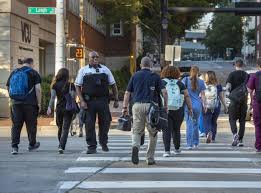
#> input picture pedastrian.jpg, 261 x 193 px, given in place of the camera
$ jupyter execute cv.ipynb
#> lines starting #> are read from the running program, lines starting #| are printed output that depends on the picture; after the words box and inside, x2 and y2 are one past the last pixel; in counts of white or black regions, pixels touching at a corner belong together
[cell 1]
import numpy as np
import cv2

[cell 2]
import numpy as np
import cv2


webcam = cv2.VideoCapture(0)
window_name = "window"
cv2.namedWindow(window_name,cv2.WINDOW_NORMAL)
cv2.resizeWindow(window_name, (800,600))

while True:
    success, imageFrame = webcam.read()
#> imageFrame is the input picture: shape (193, 261, 3); mean B, G, R 103.8, 100.1, 97
    if not success:
        break

    # Convert to HSV color space
    hsvFrame = cv2.cvtColor(imageFrame, cv2.COLOR_BGR2HSV)
#> hsvFrame: shape (193, 261, 3); mean H, S, V 78.9, 59.9, 111.9

    # --- Define Color Ranges ---
    # Red mask
    red_lower = np.array([136, 87, 111], np.uint8)
    red_upper = np.array([180, 255, 255], np.uint8)
    red_mask = cv2.inRange(hsvFrame, red_lower, red_upper)
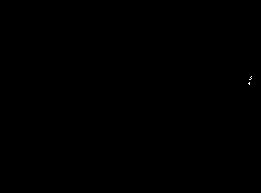
#> red_mask: shape (193, 261); 0.02% white in thin lines or dots, all inside (x1, y1, x2, y2) = (248, 76, 252, 85)

    # Green mask
    green_lower = np.array([25, 52, 72], np.uint8)
    green_upper = np.array([102, 255, 255], np.uint8)
    green_mask = cv2.inRange(hsvFrame, green_lower, green_upper)
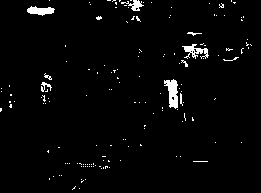
#> green_mask: shape (193, 261); 2.5% white; 154 white regions (144 under 20 px), largest, box (x1, y1, x2, y2) and area: (164, 79, 178, 109) 259, (182, 44, 209, 59) 183, (27, 6, 55, 16) 176

    # Blue mask
    blue_lower = np.array([94, 80, 2], np.uint8)
    blue_upper = np.array([120, 255, 255], np.uint8)
    blue_mask = cv2.inRange(hsvFrame, blue_lower, blue_upper)
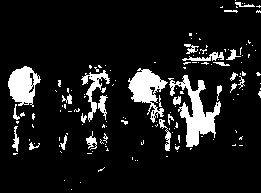
#> blue_mask: shape (193, 261); 10.7% white; 144 white regions (118 under 20 px), largest, box (x1, y1, x2, y2) and area: (168, 75, 221, 147) 1375, (128, 68, 168, 123) 968, (8, 66, 41, 107) 842

    # Cleaning masks using Dilation
    kernel = np.ones((5, 5), "uint8")
    red_mask = cv2.dilate(red_mask, kernel)
#> red_mask: shape (193, 261); 0.16% white; 1 white region, box (x1, y1, x2, y2) and area: (246, 74, 254, 87) 81
    green_mask = cv2.dilate(green_mask, kernel)
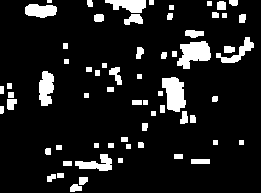
#> green_mask: shape (193, 261); 11.1% white; 65 white regions (1 under 20 px), largest, box (x1, y1, x2, y2) and area: (177, 41, 211, 69) 607, (162, 77, 186, 112) 595, (39, 71, 54, 106) 407
    blue_mask = cv2.dilate(blue_mask, kernel)
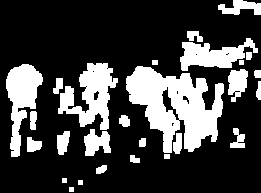
#> blue_mask: shape (193, 261); 25.6% white; 27 white regions

    def track_color(mask, label, color_bgr):
#> called with label = 'Red', color_bgr = (0, 0, 255)
        contours, _ = cv2.findContours(mask, cv2.RETR_TREE, cv2.CHAIN_APPROX_SIMPLE)
#> contours = 1 contour; box (x1, y1, x2, y2) and area: (246, 74, 254, 87) 64
        for contour in contours:
            if cv2.contourArea(contour) > 500:
                x, y, w, h = cv2.boundingRect(contour)
                # Draw the rectangle
                cv2.rectangle(imageFrame, (x, y), (x + w, y + h), color_bgr, 2)
                # Draw the label above the rectangle
                cv2.putText(imageFrame, label, (x, y - 10),
                            cv2.FONT_HERSHEY_SIMPLEX, 0.8, color_bgr, 2)
#> this loop made 1 pass

    # Execute tracking
    track_color(red_mask, "Red", (0, 0, 255))
    track_color(green_mask, "Green", (0, 255, 0))
#> call 2 of track_color, with label = 'Green', color_bgr = (0, 255, 0)
#> in track_color (call 2), `contours, _ = cv2.findContours(mask, cv2.RETR_TREE, cv2.CHAIN_APPROX_S..`: contours = 65 contours, 17 with area under 20; largest, box (x1, y1, x2, y2) and area: (177, 41, 211, 69) 548, (162, 77, 186, 112) 542, (39, 71, 54, 106) 358, (105, 0, 146, 13) 315, (25, 4, 57, 18) 313
#> the loop in track_color (call 2), `for contour in contours:` made 65 passes
#> (x, y, w, h) on passes 35, 48: (162, 77, 24, 35), (177, 41, 34, 28)
#> contour on passes 4, 5, 6, 7, 8, 11: [[57, 173], [57, 177], [63, 177], [63, 173]], [[63, 161], [63, 165], [71, 165], [71, 161]], [[191, 159], [191, 163], [209, 163], [209, 159]], [[118, 158], [118, 162], [122, 162], [122, 158]], [[174, 154], [174, 158], [182, 158], [182, 154]], [[56, 145], [56, 149], [61, 149], [61, 145]]
#> after the loop in track_color (call 2), `for contour in contours:`:
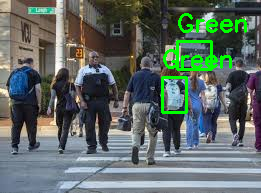
#> imageFrame: shape (193, 261, 3); 3.37% of pixels changed, all inside (x1, y1, x2, y2) = (161, 13, 247, 114)
    track_color(blue_mask, "Blue", (255, 0, 0))
#> call 3 of track_color, with label = 'Blue', color_bgr = (255, 0, 0)
#> in track_color (call 3), `contours, _ = cv2.findContours(mask, cv2.RETR_TREE, cv2.CHAIN_APPROX_S..`: contours = 39 contours, 13 with area under 20; largest, box (x1, y1, x2, y2) and area: (126, 66, 224, 153) 4730, (58, 63, 118, 130) 1865, (6, 64, 43, 157) 1588, (180, 38, 258, 71) 1224, (84, 129, 111, 156) 430
#> the loop in track_color (call 3), `for contour in contours:` made 39 passes
#> (x, y, w, h) on passes 20, 25, 26, 34: (126, 66, 98, 87), (6, 64, 37, 93), (58, 63, 60, 67), (180, 38, 78, 33)
#> contour on passes 1, 2, 3, 6, 28, 29: [[69, 187], [69, 191], [73, 191], [73, 187]], [[78, 180], [78, 184], [82, 184], [82, 180]], [[62, 178], [62, 182], [66, 182], [66, 178]], [[164, 154], [164, 158], [169, 158], [169, 154]], [[85, 86], [86, 85], [87, 86], [86, 87]], [[92, 71], [93, 70], [94, 71], [93, 72]]
#> after the loop in track_color (call 3), `for contour in contours:`:
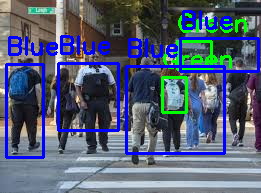
#> imageFrame: shape (193, 261, 3); 10.05% of pixels changed, all inside (x1, y1, x2, y2) = (5, 10, 260, 159)

    # Show the output in the named window
    cv2.imshow(window_name, imageFrame)

    # Exit on 'q' key
    if cv2.waitKey(1) & 0xFF == ord('q'):
#> (key q is pressed here)
        break

webcam.release()
cv2.destroyAllWindows()
